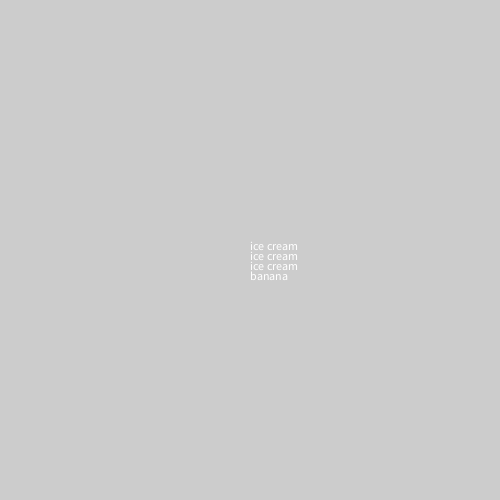
Frame 1 (no input)
Frame 60 (the mouse pressed at the canvas centre just before this capture): identical to frame 1, image omitted
Frame 120 (the mouse held since frame 60 and released just before this capture): identical to frame 1, image omitted

The Processing sketch that drew this single still picture (run headless with seeded random() and noise(); from frame 60 on, the mouse is pressed at the canvas centre):

// Processing sketch: banana_split
// ── banana_split.pde
void setup(){
  size(500,500);
  for(int i=0; i<3; i++){
  text("ice cream", 250, y);
  y=y+10;
}
text("banana", 250, y);
}
int y=250;
void draw(){
  
}
